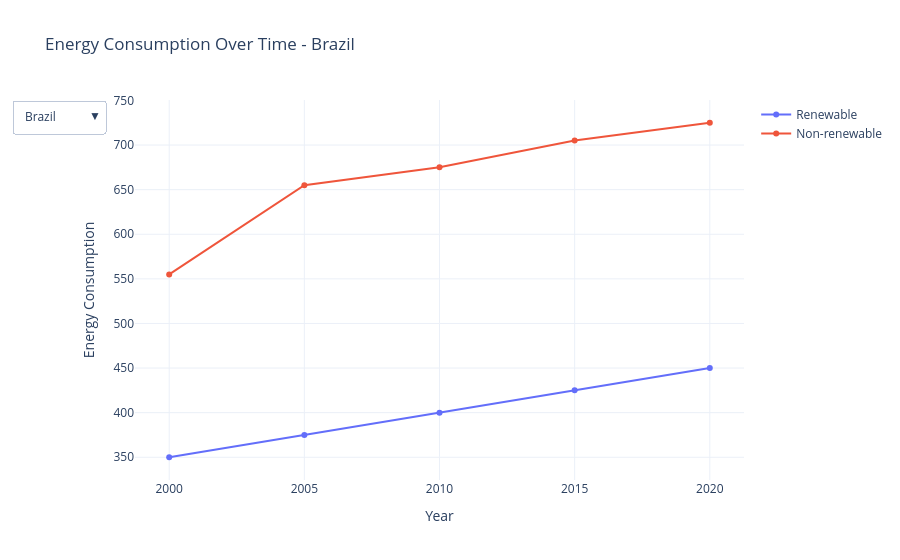

The cell this chart's notebook holds for it:
### Code cell
fig = go.Figure()

#Brazil
fig.add_trace(go.Scatter(
    x=df['Year'],
    y=df['Brazil_Renewable'],
    mode='lines+markers',
    name='Renewable'
))

fig.add_trace(go.Scatter(
    x=df['Year'],
    y=df['Brazil_Non-renewable'],
    mode='lines+markers',
    name='Non-renewable'
))

fig.update_layout(
    title='Energy Consumption Over Time - Brazil',
    xaxis_title='Year',
    yaxis_title='Energy Consumption',
    template='plotly_white',
    updatemenus=[
        dict(
            type='dropdown',
            direction='down',
            buttons=[
                dict(
                    label='Brazil',
                    method='update',
                    args=[
                        {'y': [df['Brazil_Renewable'], df['Brazil_Non-renewable']]},
                        {'title': 'Energy Consumption Over Time - Brazil'}
                    ]
                ),
                dict(
                    label='Germany',
                    method='update',
                    args=[
                        {'y': [df['Germany_Renewable'], df['Germany_Non-renewable']]},
                        {'title': 'Energy Consumption Over Time - Germany'}
                    ]
                ),
                dict(
                    label='Canada',
                    method='update',
                    args=[
                        {'y': [df['Canada_Renewable'], df['Canada_Non-renewable']]},
                        {'title': 'Energy Consumption Over Time - Canada'}
                    ]
                ),
                dict(
                    label='Russia',
                    method='update',
                    args=[
                        {'y': [df['Russia_Renewable'], df['Russia_Non-renewable']]},
                        {'title': 'Energy Consumption Over Time - Russia'}
                    ]
                )
            ]
        )
    ]
)

fig.show()

### Figure 1 — Plotly figure (JSON) as saved in the notebook; plotly's stock layout.template omitted (floating-point values rounded to 4 significant figures)
{"data": [{"mode": "lines+markers", "name": "Renewable", "type": "scatter", "x": [2000, 2005, 2010, 2015, 2020], "y": [350, 375, 400, 425, 450]}, {"mode": "lines+markers", "name": "Non-renewable", "type": "scatter", "x": [2000, 2005, 2010, 2015, 2020], "y": [555, 655, 675, 705, 725]}], "layout": {"title": {"text": "Energy Consumption Over Time - Brazil"}, "updatemenus": [{"buttons": [{"args": [{"y": [[350, 375, 400, 425, 450], [555, 655, 675, 705, 725]]}, {"title": "Energy Consumption Over Time - Brazil"}], "label": "Brazil", "method": "update"}, {"args": [{"y": [[450, 575, 600, 525, 550], [555, 675, 775, 805, 925]]}, {"title": "Energy Consumption Over Time - Germany"}], "label": "Germany", "method": "update"}, {"args": [{"y": [[550, 575, 500, 725, 850], [655, 755, 875, 905, 1025]]}, {"title": "Energy Consumption Over Time - Canada"}], "label": "Canada", "method": "update"}, {"args": [{"y": [[750, 875, 900, 925, 950], [1355, 1555, 1675, 1505, 1325]]}, {"title": "Energy Consumption Over Time - Russia"}], "label": "Russia", "method": "update"}], "direction": "down", "type": "dropdown"}], "xaxis": {"title": {"text": "Year"}}, "yaxis": {"title": {"text": "Energy Consumption"}}}}
